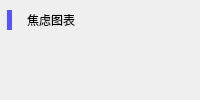
         <widget class="QFrame" name="frame_8">
          <property name="minimumSize">
           <size>
            <width>0</width>
            <height>0</height>
           </size>
          </property>
          <layout class="QVBoxLayout" name="verticalLayout_7" stretch="1,10">
           <property name="spacing">
            <number>0</number>
           </property>
           <property name="leftMargin">
            <number>0</number>
           </property>
           <property name="topMargin">
            <number>0</number>
           </property>
           <property name="rightMargin">
            <number>0</number>
           </property>
           <property name="bottomMargin">
            <number>0</number>
           </property>
           <item>
            <layout class="QHBoxLayout" name="horizontalLayout_42">
             <property name="spacing">
              <number>15</number>
             </property>
             <property name="leftMargin">
              <number>7</number>
             </property>
             <property name="topMargin">
              <number>0</number>
             </property>
             <item>
              <widget class="QLabel" name="label_13">
               <property name="minimumSize">
                <size>
                 <width>5</width>
                 <height>20</height>
                </size>
               </property>
               <property name="maximumSize">
                <size>
                 <width>5</width>
                 <height>20</height>
                </size>
               </property>
               <property name="styleSheet">
                <string notr="true">
background-color: rgb(85,85,255);	
</string>
               </property>
               <property name="text">
                <string/>
               </property>
              </widget>
             </item>
             <item>
              <widget class="QLabel" name="label_21">
               <property name="minimumSize">
                <size>
                 <width>0</width>
                 <height>40</height>
                </size>
               </property>
               <property name="styleSheet">
                <string notr="true"/>
               </property>
               <property name="text">
                <string>焦虑图表</string>
               </property>
              </widget>
             </item>
            </layout>
           </item>
           <item>
            <widget class="QWidget" name="widget_5" native="true">
             <property name="minimumSize">
              <size>
               <width>0</width>
               <height>0</height>
              </size>
             </property>
            </widget>
           </item>
          </layout>
         </widget>
